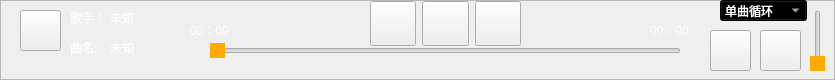
        <widget class="QFrame" name="frame_6">
         <property name="styleSheet">
          <string notr="true">#frame_6
{
	background-color: rgb(0, 0, 0);
	border-bottom-right-radius:20px;
}</string>
         </property>
         <property name="frameShape">
          <enum>QFrame::StyledPanel</enum>
         </property>
         <property name="frameShadow">
          <enum>QFrame::Raised</enum>
         </property>
         <widget class="QPushButton" name="pushButton_17">
          <property name="geometry">
           <rect>
            <x>20</x>
            <y>10</y>
            <width>41</width>
            <height>41</height>
           </rect>
          </property>
          <property name="styleSheet">
           <string notr="true">#pushbottom_17
{
border-image: url(:/pushbottom/pushubottom/头像.png);
}

QPushButton:hover
{
	margin:1px;
}</string>
          </property>
          <property name="text">
           <string/>
          </property>
         </widget>
         <widget class="QLabel" name="label_15">
          <property name="geometry">
           <rect>
            <x>70</x>
            <y>10</y>
            <width>81</width>
            <height>16</height>
           </rect>
          </property>
          <property name="styleSheet">
           <string notr="true">color: rgb(255, 255, 255);
font: 9pt &quot;华文楷体&quot;;</string>
          </property>
          <property name="text">
           <string>歌手：</string>
          </property>
         </widget>
         <widget class="QLabel" name="label_16">
          <property name="geometry">
           <rect>
            <x>70</x>
            <y>40</y>
            <width>72</width>
            <height>15</height>
           </rect>
          </property>
          <property name="styleSheet">
           <string notr="true">color: rgb(255, 255, 255);
font: 9pt &quot;华文楷体&quot;;</string>
          </property>
          <property name="text">
           <string>曲名:</string>
          </property>
         </widget>
         <widget class="QLabel" name="label_singer">
          <property name="geometry">
           <rect>
            <x>110</x>
            <y>10</y>
            <width>71</width>
            <height>16</height>
           </rect>
          </property>
          <property name="styleSheet">
           <string notr="true">color: rgb(255, 255, 255);
font: 9pt &quot;华文楷体&quot;;</string>
          </property>
          <property name="text">
           <string>未知</string>
          </property>
         </widget>
         <widget class="QLabel" name="label_sing">
          <property name="geometry">
           <rect>
            <x>110</x>
            <y>40</y>
            <width>72</width>
            <height>15</height>
           </rect>
          </property>
          <property name="styleSheet">
           <string notr="true">color: rgb(255, 255, 255);
font: 9pt &quot;华文楷体&quot;;</string>
          </property>
          <property name="text">
           <string>未知</string>
          </property>
         </widget>
         <widget class="QPushButton" name="btn_history">
          <property name="geometry">
           <rect>
            <x>710</x>
            <y>30</y>
            <width>41</width>
            <height>41</height>
           </rect>
          </property>
          <property name="styleSheet">
           <string notr="true">
#btn_history
{
border-image: url(:/pushbottom/pushubottom/class.png);
}

#btn_history:pressed
{
	margin:2px;
}
</string>
          </property>
          <property name="text">
           <string/>
          </property>
         </widget>
         <widget class="QPushButton" name="sound">
          <property name="geometry">
           <rect>
            <x>760</x>
            <y>30</y>
            <width>41</width>
            <height>41</height>
           </rect>
          </property>
          <property name="styleSheet">
           <string notr="true">#sound
{
border-image: url(:/pushbottom/pushubottom/sound.png);
}

#sound:pressed
{
	margin:2px;
}
</string>
          </property>
          <property name="text">
           <string/>
          </property>
         </widget>
         <widget class="QWidget" name="layoutWidget">
          <property name="geometry">
           <rect>
            <x>370</x>
            <y>0</y>
            <width>151</width>
            <height>47</height>
           </rect>
          </property>
          <layout class="QHBoxLayout" name="horizontalLayout_6">
           <item>
            <widget class="QPushButton" name="btn_last">
             <property name="minimumSize">
              <size>
               <width>45</width>
               <height>45</height>
              </size>
             </property>
             <property name="maximumSize">
              <size>
               <width>16777215</width>
               <height>16777215</height>
              </size>
             </property>
             <property name="styleSheet">
              <string notr="true">#btn_last
{
	border-image: url(:/pushbottom/pushubottom/btn-left.png);
}
#btn_last:pressed
{
	margin:2px;
}
</string>
             </property>
             <property name="text">
              <string/>
             </property>
            </widget>
           </item>
           <item>
            <widget class="QPushButton" name="btn_start">
             <property name="minimumSize">
              <size>
               <width>45</width>
               <height>45</height>
              </size>
             </property>
             <property name="styleSheet">
              <string notr="true">#btn_start
{
	border-image: url(:/pushbottom/pushubottom/start.png);
}

#btn_start:pressed
{
	
	border-image: url(:/pushbottom/pushubottom/stop.png);
}</string>
             </property>
             <property name="text">
              <string/>
             </property>
            </widget>
           </item>
           <item>
            <widget class="QPushButton" name="btn_next">
             <property name="minimumSize">
              <size>
               <width>45</width>
               <height>45</height>
              </size>
             </property>
             <property name="styleSheet">
              <string notr="true">#btn_next
{
border-image: url(:/pushbottom/pushubottom/btn-right.png);
}

#btn_next:pressed
{
	margin:2px;
}</string>
             </property>
             <property name="text">
              <string/>
             </property>
            </widget>
           </item>
          </layout>
         </widget>
         <widget class="QSlider" name="verticalSlider">
          <property name="geometry">
           <rect>
            <x>810</x>
            <y>10</y>
            <width>16</width>
            <height>61</height>
           </rect>
          </property>
          <property name="styleSheet">
           <string notr="true">QSlider::handle:vertival
{
	
	background-color: rgb(255, 170, 0);
}</string>
          </property>
          <property name="orientation">
           <enum>Qt::Vertical</enum>
          </property>
         </widget>
         <widget class="QSlider" name="horizontalSlider">
          <property name="geometry">
           <rect>
            <x>210</x>
            <y>40</y>
            <width>471</width>
            <height>21</height>
           </rect>
          </property>
          <property name="styleSheet">
           <string notr="true">QSlider::handle:horizontal
{
	
	background-color: rgb(255, 170, 0);
}
QSlider::handle:horizontal:hover
{
	background-color: rgb(0, 255, 0);
}</string>
          </property>
          <property name="orientation">
           <enum>Qt::Horizontal</enum>
          </property>
         </widget>
         <widget class="QComboBox" name="comboBox">
          <property name="geometry">
           <rect>
            <x>720</x>
            <y>0</y>
            <width>87</width>
            <height>21</height>
           </rect>
          </property>
          <property name="styleSheet">
           <string notr="true">color: rgb(255, 255, 255);
background-color: rgb(0, 0, 0);</string>
          </property>
          <item>
           <property name="text">
            <string>单曲循环</string>
           </property>
          </item>
          <item>
           <property name="text">
            <string>列表循环</string>
           </property>
          </item>
          <item>
           <property name="text">
            <string/>
           </property>
          </item>
         </widget>
         <widget class="QLabel" name="label_time1">
          <property name="geometry">
           <rect>
            <x>190</x>
            <y>20</y>
            <width>51</width>
            <height>20</height>
           </rect>
          </property>
          <property name="styleSheet">
           <string notr="true">color: rgb(255, 255, 255);</string>
          </property>
          <property name="text">
           <string>00：00</string>
          </property>
         </widget>
         <widget class="QLabel" name="label_time2">
          <property name="geometry">
           <rect>
            <x>650</x>
            <y>20</y>
            <width>51</width>
            <height>20</height>
           </rect>
          </property>
          <property name="styleSheet">
           <string notr="true">color: rgb(255, 255, 255);</string>
          </property>
          <property name="text">
           <string>00：00</string>
          </property>
         </widget>
        </widget>
